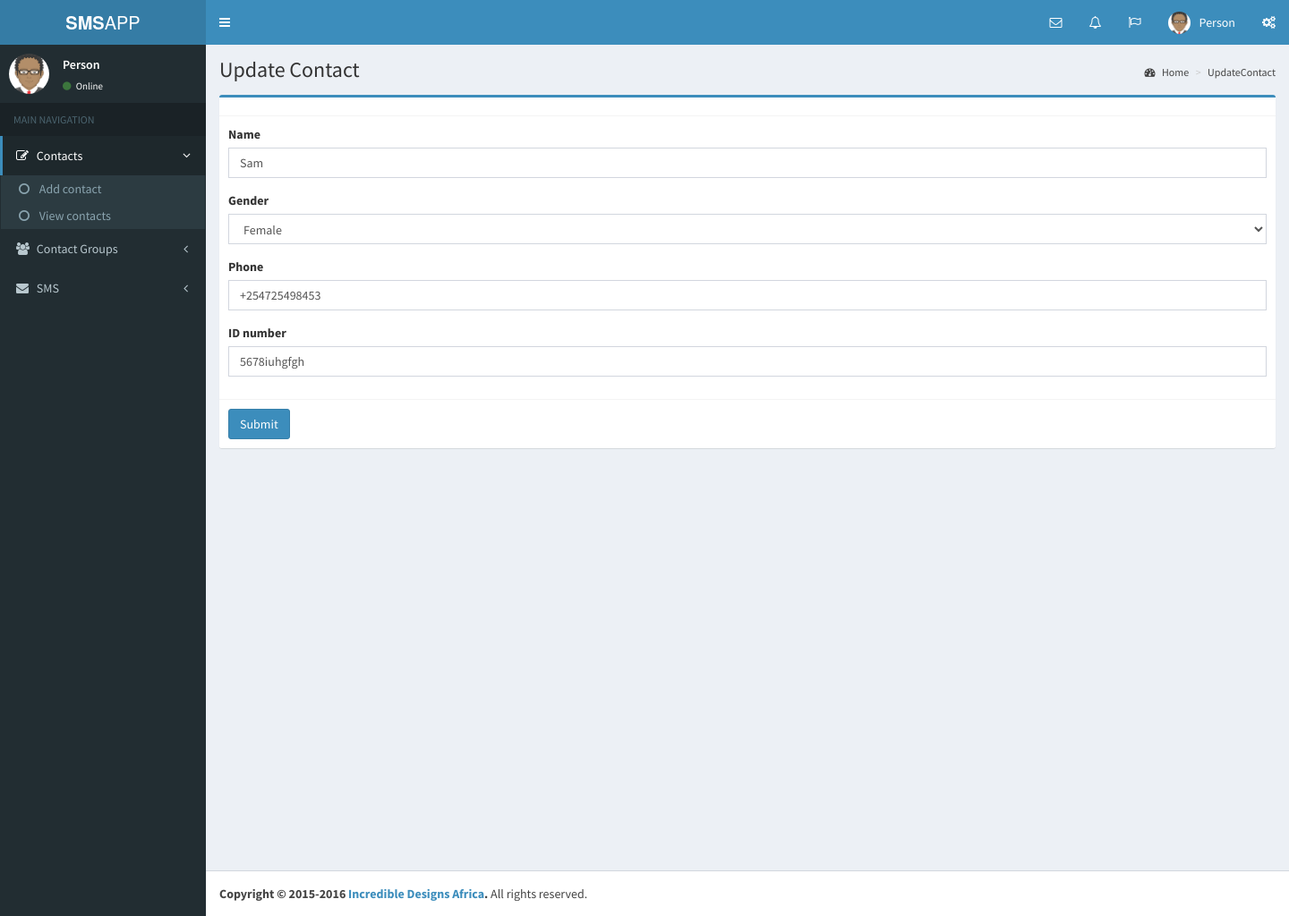
The page /updateContact.php?u=7 on the database its author committed.
### tables this page shows
CREATE TABLE `personal` (
  `id_personal` int(11) NOT NULL,
  `name` varchar(45) NOT NULL,
  `gender` varchar(20) NOT NULL,
  `telp` varchar(25) NOT NULL,
  `idnumber` text NOT NULL,
  `label` varchar(255) NOT NULL
);

### updateContact.php (the view, shortened to what this page needs)
<!DOCTYPE html>
<?php
include "includes/_config.php";
?>
<html>
  <head>
  <?php include "includes/_csslinks.php"; ?>
  </head>
  <body class="hold-transition skin-blue sidebar-mini">
    <div class="wrapper">
      <?php include "includes/_header.php"; ?>
      <?php include "includes/_leftsidebar.php" ?>
      <div class="content-wrapper">
        <section class="content-header">
          <h1>
            Update Contact
          </h1>
          <?php include "includes/_breadcrums.php"; ?>
        </section>
        <section class="content">
          <div class="row">
            <div class="col-md-12">
              <div class="box box-primary">
                <div class="box-header with-border">
                </div>
                <?php
                  if(isset($_GET['u'])):
                   $res = $mysqli->query("SELECT * FROM personal WHERE id_personal=".$_GET['u']);
                   $row = $res->fetch_assoc();
                 ?>
                <form role="form" action="" method="post">
                  <div class="box-body">
                    <div class="form-group">
                      <label for="exampleInputEmail1">Name</label>
                      <input type="text" class="form-control" id=""  name="nm" value="<?php echo $row['name'] ?>">
                    </div>
                    <div class="form-group">
                      <label>Gender</label>
                      <select class="form-control" name="gd">
                        <option><?php echo $row['gender'] ?></option>
                      </select>
                    </div>
                    <div class="form-group">
                      <label for="">Phone</label>
                      <input type="tel" class="form-control" id=""  name="tl" value="<?php echo $row['telp'] ?>">
                    </div>
                    <div class="form-group">
                      <label for="">ID number</label>
                      <input type="text" class="form-control" id=""  name="idnumber" value="<?php echo $row['idnumber'] ?>">
                    </div>
                  </div>
                  <div class="box-footer">
                    <button type="submit" class="btn btn-primary" name="bts">Submit</button>
                  </div>
                </form>
              <?php
                endif;
              ?>
              </div>
            </div>
          </div>
        </section>
      </div>
      <?php include "includes/_footercopyright.php"; ?>
    </div>
  </body>
</html>

### rows shown on the page
personal: nm "Sam", gd "Female", tl "+254725498453", idnumber "5678iuhgfgh"

### other values the page prints
$filename "UpdateContact"
